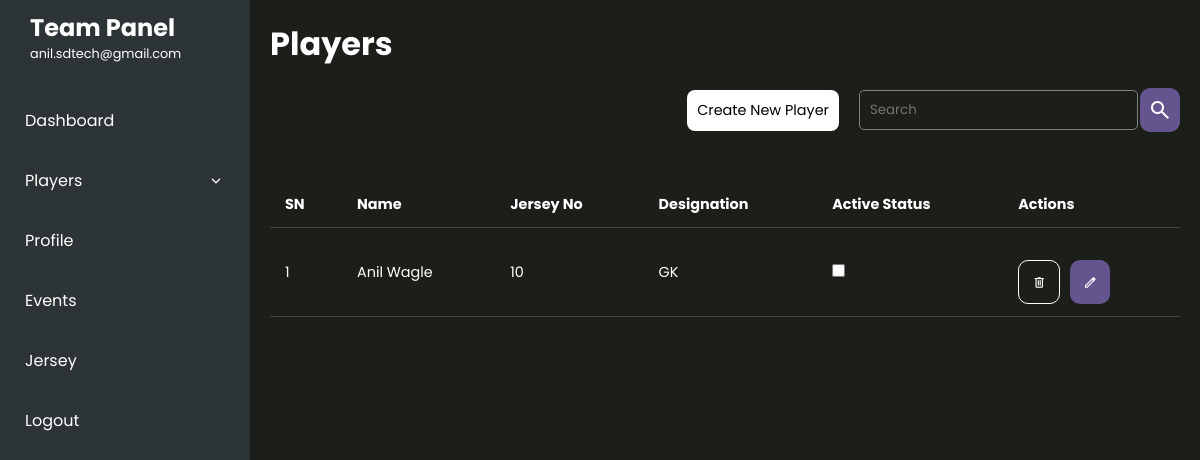
The page /team-players (signed in) on the database its author committed.
### team/models.py (models this page shows, shortened)
class Player(models.Model):
    team = models.ForeignKey('Team', on_delete=models.CASCADE)
    name = models.CharField(max_length=50)
    jersey_no = models.PositiveIntegerField()
    age = models.PositiveIntegerField()
    email = models.EmailField(max_length=100,blank=True,null=True)
    phone = models.CharField(max_length=10,blank=True,null=True)
    weight = models.PositiveIntegerField(blank=True,null=True)
    is_active = models.BooleanField(default=False)
    is_playing = models.BooleanField(default=False)
    profile_image = models.ImageField(upload_to='images/teams/', blank=True, null=True)
    height = models.PositiveIntegerField(blank=True,null=True)
    blood_group = models.CharField(max_length=25, choices=constants.BLOOD_GROUPS.choices)
    address = models.TextField(blank=True,null=True)
    designation = models.CharField(max_length=100, choices=constants.PLAYER_POSITION.choices, blank=True, null=True)
    created_at = models.DateTimeField(auto_now_add=True,blank=True,null=True)
    updated_at = models.DateTimeField(auto_now=True,blank=True,null=True)

### team/views.py (the view)
# urls.py: path('team-players',team_players,name='team-players'),
def team_players(request):
    user = request.user
    team = get_object_or_404(Team,user=user)
    players = Player.objects.filter(team=team)
    return render(request,'./players/team_player_list.html',{'team':team,'players':players})

### sportsApp/context_processors.py (called while the page is built)
def permissions_processor(request):
    permissions = {
        "is_organizer": False,
        "is_staff": False,
    }
    if request.user.is_authenticated:
        if request.user.is_staff:
            permissions['is_organizer'] = True
        elif request.user.groups.filter(name='TeamGroup').exists():
             permissions["is_team"] = True
    return {"permissions": permissions}

### sportsApp/templates/players/team_player_list.html
{% extends 'team_index.html' %}
{% block content %}
{% include 'players/player_list.html' %}
{% endblock %}

### team/templates/temp_team/team_sidebar.html (shortened to what this page needs)
<div class="sidebar" id="sidebar">
    <div class="sidebar-header">
      <h1>Team Panel</h1>
      <p class="sm_text">{{request.user}}</p>
    </div>
    <ul class="sidebar-list">
      <li><a href="{% url 'home' %}" class="sidebar-item">Dashboard</a></li>
      <li id="dropdown-content">
        <a href="#" class="sidebar-item" id="team-dropdown-toggle">
          Players
        </a>
      </li>
      <li><a href="{% url 'team_profile' %}" class="sidebar-item">Profile</a></li>
      <li><a href="{% url 'team_ongoing_events' %}" class="sidebar-item">Events</a></li>
      <li><a href="{% url 'team_jersey' %}" class="sidebar-item">Jersey</a></li>
      <li><a href="{% url 'logout' %}" class="sidebar-item">Logout</a></li>
    </ul>
  </div>

### sportsApp/templates/players/player_list.html (shortened to what this page needs)
<div class="responsive-table-box players_table">
    <h2 >Players</h2>
    <div class="filter_box">
        <div class="filter_box">
            <a href="{% url 'create-player' team_id=team.id %}">Create New Player</a>
            <div class="search">
               <input type="search" placeholder="Search"/>
               <button class="global_btn"><span class="material-symbols-outlined">
                </span></button>
            </div>
        </div>
    </div>
    <table class="responsive-table">
      <thead>
        <tr>
          <th>SN</th>
          <th>Name</th>
          <th>Jersey No</th>
          <th>Designation</th>
          <th>Active Status</th>
          <th>Actions</th>
        </tr>
      </thead>
      <tbody>
        {% for player in players %}
        <tr>
          <td>{{ forloop.counter|add:0 }}</td>
          <td>{{player.name}}</td>
          <td>{{player.jersey_no}}</td>
          <td>{{player.designation}}</td>
          <td>
            <div class="checkbox_wrapper">
              <input type="checkbox"
              id="team_checkbox{{ player.id }}"
                  onchange="handleChangeTeamCheckbox('{{ player.id }}','{{player.name}}')"
                  />
            </div>
          </td>
          <td>
            <div class="td_actions">
                <button class="global_btn outline" type="button" onclick="handleDeletePlayer('{{player.id}}','Do you want to delete this player {{player.name}}?','You make lose the player data if you delete.')">
                  <span class="icon material-symbols-outlined">
                    </span>
                </button>
                <a href="/update-player/{{player.id}}">
                  <button class="global_btn" type="button">
                    <span class="icon material-symbols-outlined">
                      </span>
                  </button>
                </a>
              </div>
          </td>
        </tr>
        {% endfor %}
      </tbody>
    </table>
  </div>

### static/styles/main.css (style rules this page uses)
* { padding: 0; margin: 0; box-sizing: border-box; font-family: "Poppins", sans-serif; }
:root { --global_blue:rgb(84, 84, 255); --primary-color:#65558f; --box-color:#353535; --error-red:rgb(254, 93, 93); }
h1 { font-size: 70px; color: rgb(199, 199, 199); }
p { font-size: 20px; color: rgb(197, 197, 197); }
body, html { margin: auto; }
body { background-color: #1c1e1a; position: relative; }
li { list-style-type: none; }
a { text-decoration: none; }
.leaderboard_button, .global_btn { padding-left: 20px; padding-right: 20px; min-width: 100px; min-height: 44px; background-color: var(--primary-color); color: white; border-radius: 50px; border: none; font-size: 0.9rem; margin-top: 20px; cursor: pointer; }
.leaderboard_button.outline, .global_btn.outline { background-color: transparent; border: 1px solid white; }
.sm_text { font-size: 0.8rem; }
h1, h2, h3, h4 { color: white; }
p { color: white; }
.responsive-table-box { color: white; }
.responsive-table-box .filter_box { padding: 10px 0px; display: flex; justify-content: right; margin-bottom: 10px; -moz-column-gap: 20px; column-gap: 20px; place-items: center; }
.responsive-table-box .filter_box .search { display: flex; place-content: center; place-items: center; }
.responsive-table-box .filter_box .search .global_btn { min-width: 25px; width: 30px; display: flex; place-content: center; place-items: center; margin: 0; margin-left: 2px; border-radius: 10px; }
.responsive-table-box .filter_box a { background-color: white; color: black; padding: 10px; display: flex; border-radius: 8px; font-size: 0.9rem; }
.responsive-table-box .filter_box input { height: 40px; min-width: 200px; background-color: transparent; border: 1px solid gray; border-radius: 5px; padding: 10px; color: white; }
.responsive-table { width: 100%; border-collapse: collapse; margin: 20px 0; font-size: 18px; overflow: hidden; color: white; }
.responsive-table th, .responsive-table td { padding: 12px 15px; font-size: 0.9rem; text-align: left; }
.responsive-table th a, .responsive-table td a { color: white; font-size: 0.9rem; }
.responsive-table thead th { color: #ffffff; font-weight: bold; border-bottom: 1px solid #444; }
.responsive-table tbody td { border-bottom: 1px solid #444; }
.responsive-table .td_actions { display: flex; -moz-column-gap: 10px; column-gap: 10px; }
.responsive-table .td_actions button { border-radius: 10px; min-width: 20px; width: 20px; height: 20px; display: flex; place-content: center; place-items: center; }
.responsive-table .td_actions button .icon { font-size: 15px; }
.sidebar { width: 250px; background-color: #2d3436; color: #fff; transition: transform 0.3s ease-in-out; padding: 10px; }
.sidebar .sidebar-header { padding: 0 20px; margin-bottom: 30px; }
.sidebar .sidebar-header h1 { font-size: 24px; color: #fff; }
.sidebar .sidebar-list { list-style: none; }
.sidebar .sidebar-list .sidebar-item { display: block; padding: 15px; text-decoration: none; color: #fff; margin-bottom: 5px; border-radius: 5px; transition: background-color 0.3s ease; display: flex; justify-content: space-between; align-items: center; }
.content h2 { font-size: 32px; font-weight: bold; }

### rows shown on the page
Player: name "Anil Wagle", jersey_no "10", designation "GK"

### other values the page prints
{{ request.user }} "anil.sdtech@gmail.com"
